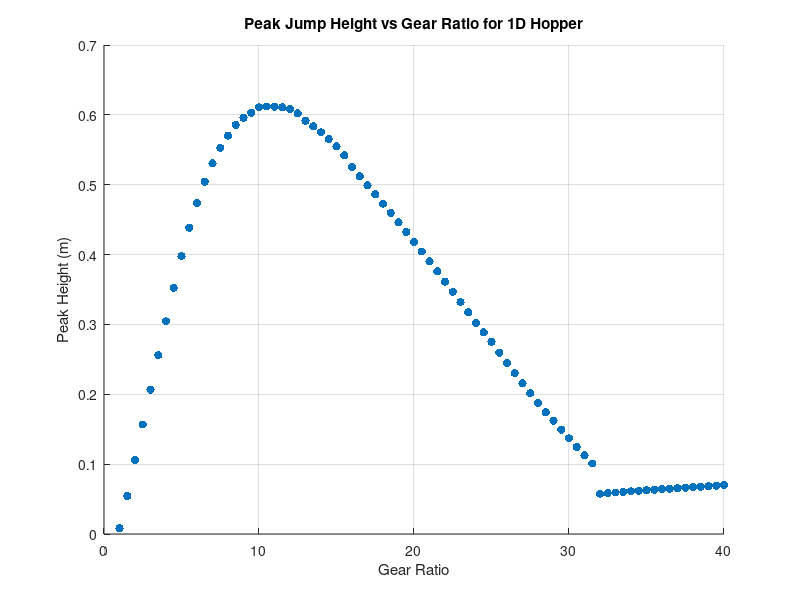

MATLAB code to generate this figure:
max_heights =[0.00830851576453556;0.0544376703915253;0.105801221915264;0.156733943057817;0.206733835251986;0.255943470152299;0.304382245441986;0.352432139756579;0.397889100655156;0.438489407609814;0.473879642345353;0.504353282402110;0.530744355983196;0.552846250607336;0.570366818228436;0.585662653177588;0.595687407275427;0.603205452245368;0.610697278226758;0.611923901703388;0.611679474251870;0.610679709869594;0.608143814451447;0.602010599028620;0.591495353684537;0.583647713815251;0.574901560376373;0.565355336672831;0.555098665211714;0.541901986718290;0.525478376481088;0.512005665356095;0.499178929775312;0.486152131100169;0.472945225825622;0.459569023175622;0.446027712616749;0.432319110186760;0.418388701671084;0.404407303552875;0.390206203811644;0.375850863359870;0.361355728261443;0.346742556600245;0.332037852279351;0.317272954361738;0.302482642545459;0.288557728051908;0.274998973631035;0.259704019334866;0.244677128969593;0.230284779221980;0.215677164080427;0.201526513683053;0.187684991481334;0.174239031894008;0.162189710770129;0.149497204204158;0.136827667702842;0.124518049060257;0.112547201863401;0.100885288022787;0.0577799500544462;0.0586175707853511;0.0594478185705252;0.0602696075681364;0.0610819239995006;0.0618838208983014;0.0626744136238872;0.0634528758822355;0.0642184361540361;0.0649703744672206;0.0657080194656212;0.0664307087944827;0.0671379343105236;0.0678291184909845;0.0685037971848256;0.0691614316222704;0.0698016302048052]

gear_ratios = 1:0.5:40;

%%
figure;
hold on
scatter(gear_ratios, max_heights, 'filled');
title("Peak Jump Height vs Gear Ratio for 1D Hopper")
xlabel("Gear Ratio");
ylabel("Peak Height (m)");
grid on
